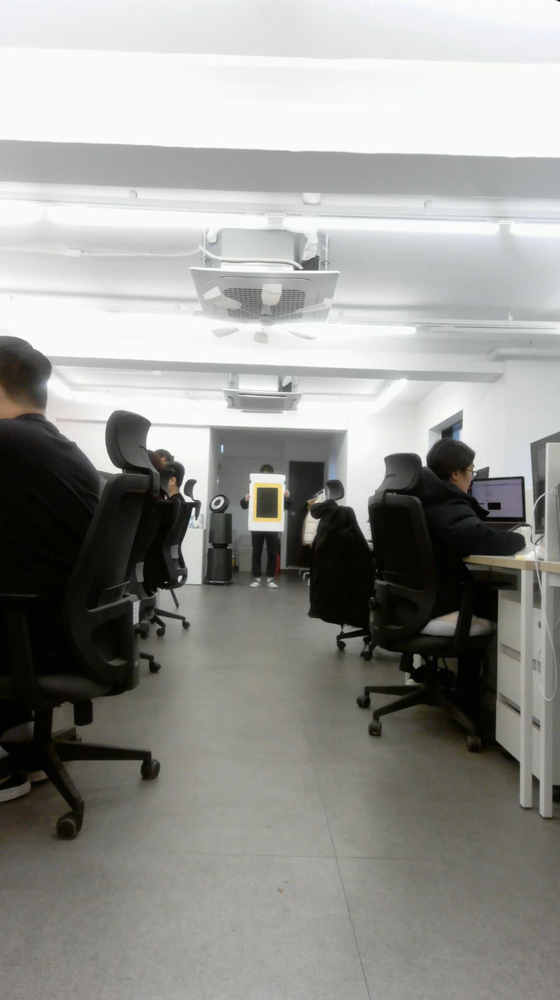
#> input picture adaptive_lum_python/target.png, 560 x 1000 px, shrunk from 781 x 1394 before the run
$ python adaptive_lum.py
#> lines starting #> are read from the running program, lines starting #| are printed output that depends on the picture; long printed decimals are rounded
import cv2
import numpy as np
# from requests.packages import target

target_img = cv2.imread('target.png')
#> target_img is the input picture: shape (1000, 560, 3); mean B, G, R 146.6, 150.9, 150.2
reference_img = cv2.imread('reference.png')
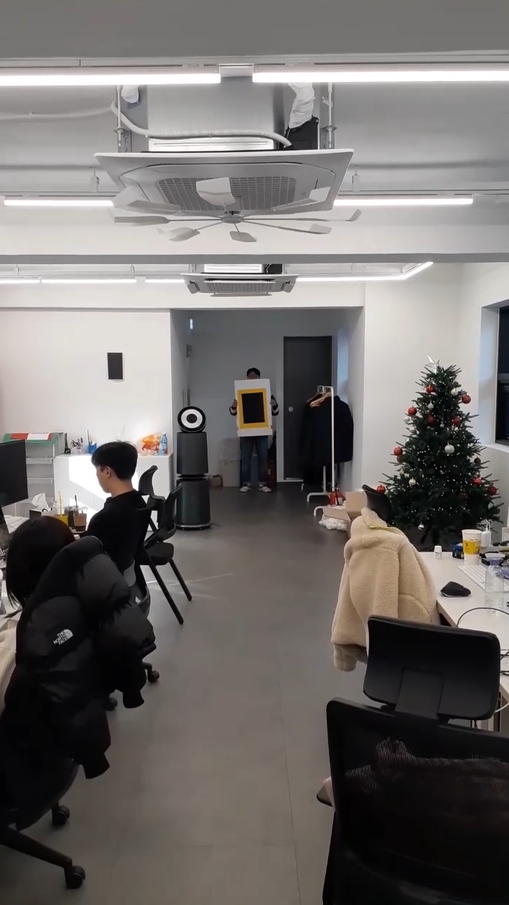
#> input picture adaptive_lum_python/reference.png, 509 x 905 px, shrunk from 709 x 1262 before the run
#> reference_img is the input picture: shape (905, 509, 3); mean B, G, R 108.7, 110.8, 115

lab_target_img = cv2.cvtColor(target_img, cv2.COLOR_BGR2LAB)
#> lab_target_img: shape (1000, 560, 3); mean of channels 0, 1, 2 154.8, 127, 130.2
lab_reference_img = cv2.cvtColor(reference_img, cv2.COLOR_BGR2LAB)
#> lab_reference_img: shape (905, 509, 3); mean of channels 0, 1, 2 116.3, 129.2, 129.7

target_L = lab_target_img[:, :, 0]
target_a = lab_target_img[:, :, 1]
target_b = lab_target_img[:, :, 2]
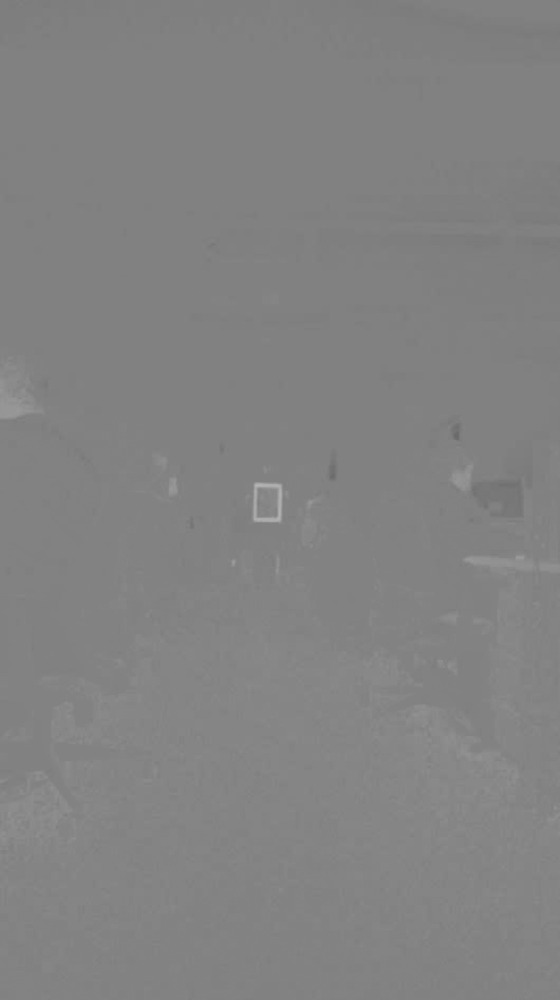
#> target_b: shape (1000, 560); min 105, max 180, mean 130.2

reference_L = lab_reference_img[:, :, 0]
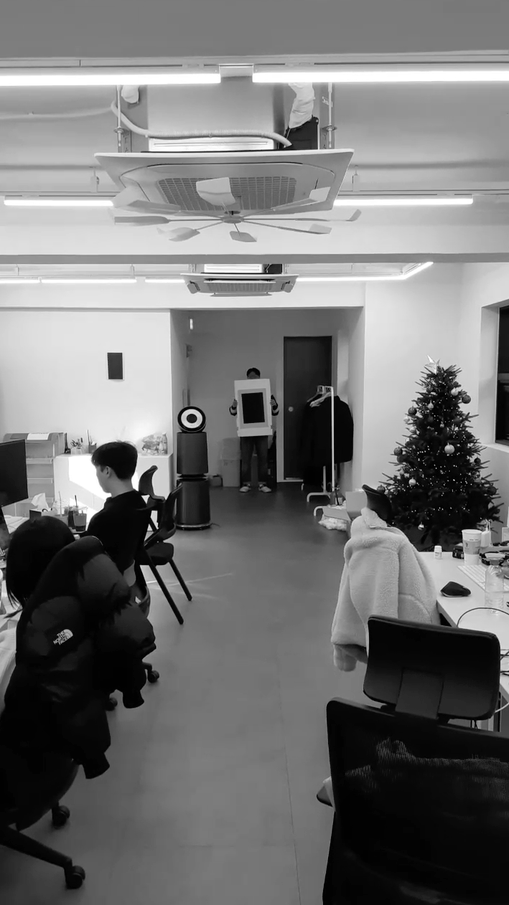
#> reference_L: shape (905, 509); min 0, max 255, mean 116.3
reference_a = lab_reference_img[:, :, 1]
reference_b = lab_reference_img[:, :, 2]

mean_target_L = np.mean(target_L)
#> mean_target_L = 154.8
mean_reference_L = np.mean(reference_L)
#> mean_reference_L = 116.3
gamma_value= 1.0
print("mean_target_L: ", mean_target_L)
#| mean_target_L:  154.826
print("mean_reference_L: ", mean_reference_L)
#| mean_reference_L:  116.277

if mean_target_L < mean_reference_L:
    print("target 이미지가 어둡습니다.")
    complement_value =1-mean_target_L / mean_reference_L
    print("mean_target_L/mean_reference_L: ",100*complement_value,"%")
    gamma_transform_target_L = np.uint8(255*np.float32(mean_target_L)/255 ** (1/(gamma_value+complement_value)))
else:
    print("target 이미지가 밝습니다.")
    complement_value = 1-mean_reference_L / mean_target_L
#> complement_value = 0.249
    print("mean_reference_L/mena_target",100*complement_value, "%")
#| mean_reference_L/mena_target 24.898 %
    gamma_transform_target_L= np.uint8(255*np.float32(mean_target_L)/255 ** (1/(gamma_value-complement_value)))
#> gamma_transform_target_L = 24

lab_target_img[:, :, 0] = gamma_transform_target_L
#> lab_target_img: shape (1000, 560, 3); mean of channels 0, 1, 2 24, 127, 130.2
lab_target_img[:, :, 1] = target_a
lab_target_img[:, :, 2] = target_b

convert_rgb_target_img = cv2.cvtColor(lab_target_img, cv2.COLOR_LAB2BGR)
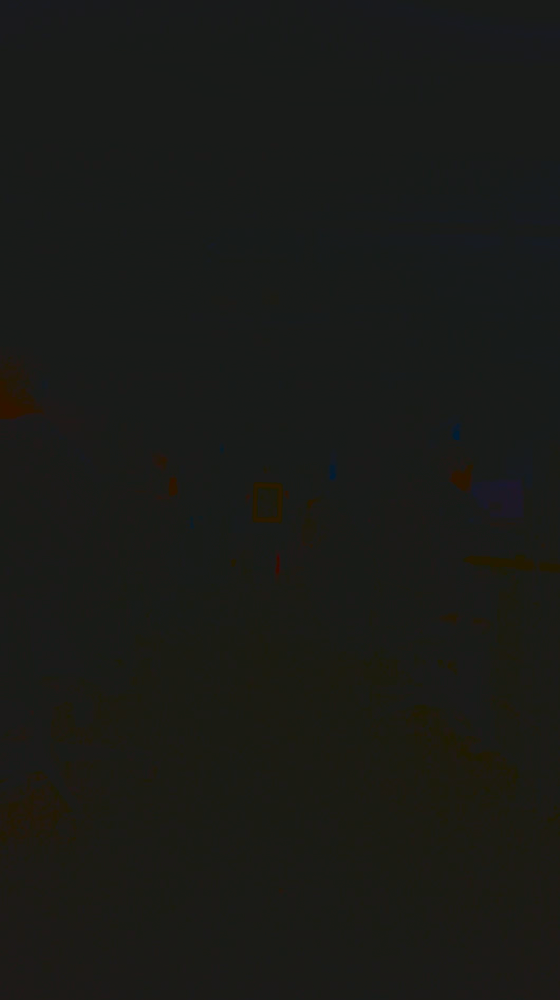
#> convert_rgb_target_img: shape (1000, 560, 3); mean B, G, R 23.1, 26.7, 25.8
cv2.imshow("convert",target_L)
cv2.imshow("target_img", target_img)
cv2.imshow("convert_rgb_target_img", np.uint8(convert_rgb_target_img/255.0))
cv2.imshow("reference",reference_img)
cv2.waitKey(0)
cv2.destroyAllWindows()
